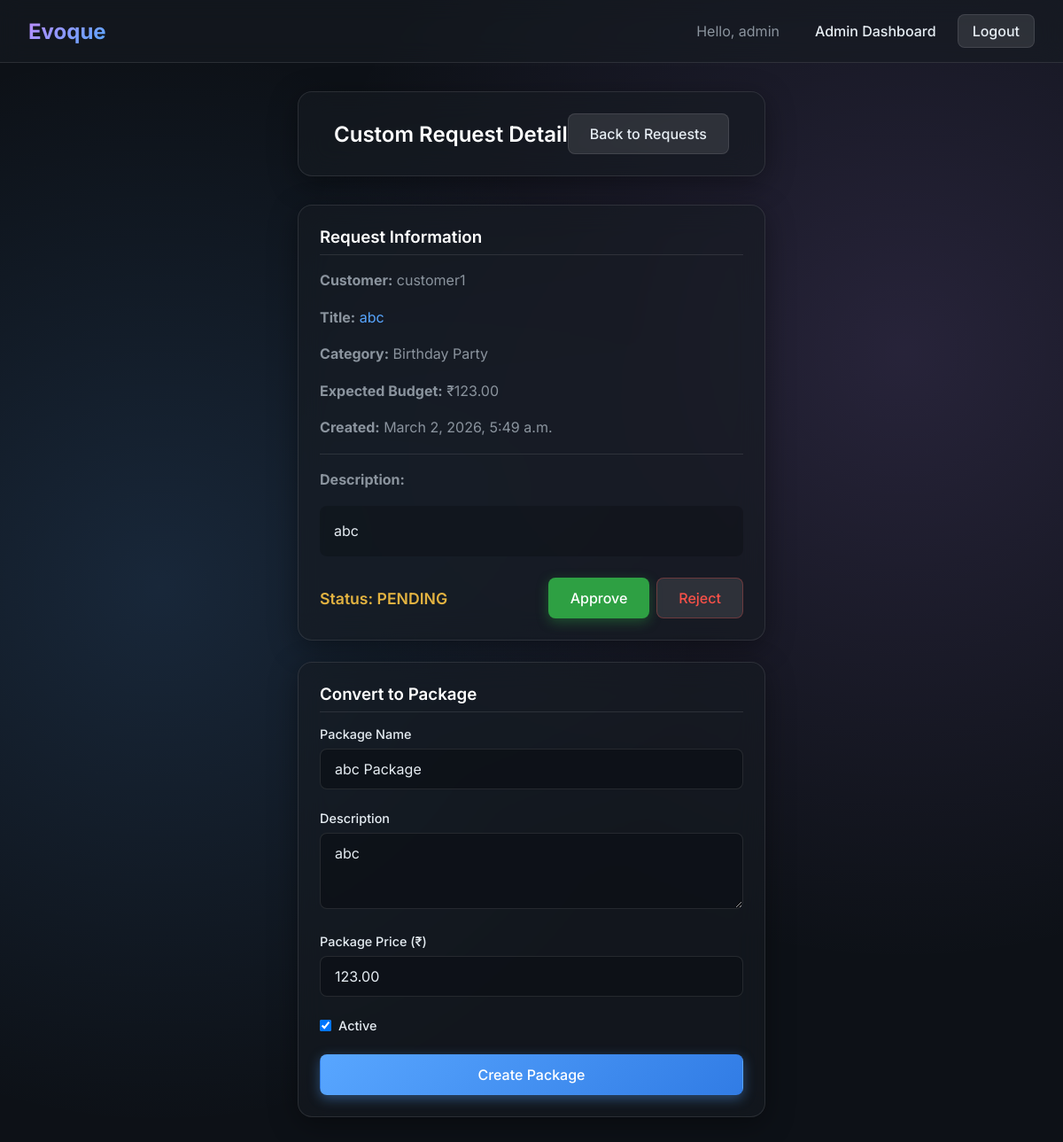
The page /admin-panel/custom-requests/3/ (signed in) on the database as committed earlier.
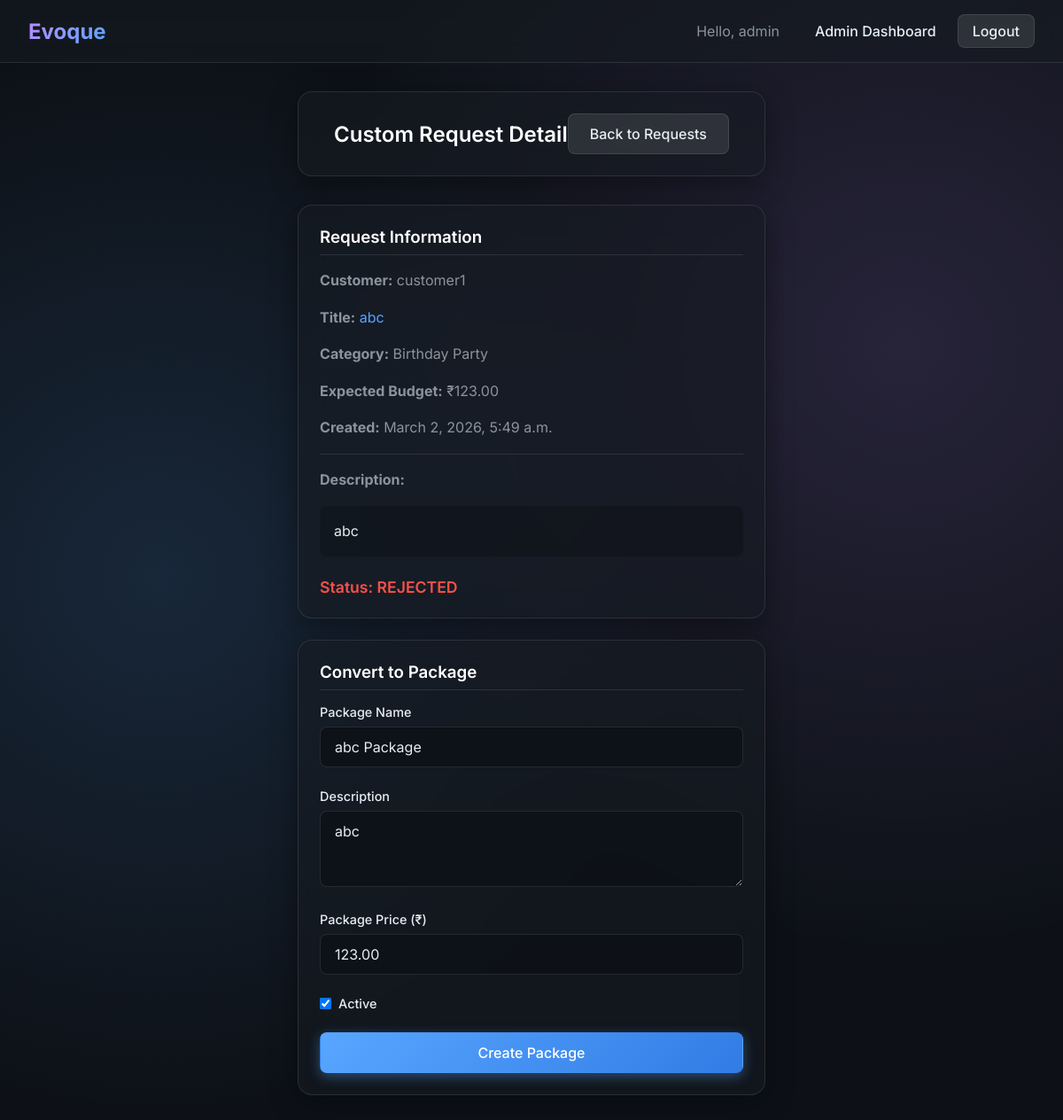
The same page on the database as committed later.
### core/models.py (models this page shows, shortened)
class CustomPackage(models.Model):
    customer=models.ForeignKey(
        User,
        on_delete=models.CASCADE,
        related_name= 'customRequests'
    )
    category=models.ForeignKey(
        Category,
        on_delete= models.CASCADE
    )
    title=models.CharField(max_length=100)
    description=models.TextField()
    expectedBudget=models.DecimalField(
        max_digits=10,
        decimal_places=2,
        null=True, blank=True
    )
    STATUS_CHOICES=(
        ('PENDING', 'Pending'),
        ('APPROVED', 'Approved'),
        ('REJECTED', 'Rejected'),
    )
    status=models.CharField(
        max_length=20,
        choices=STATUS_CHOICES,
        default='PENDING'
    )
    createdAt=models.DateTimeField(auto_now_add=True)

class Category(models.Model):
    name = models.CharField(max_length=100, unique=True)
    description = models.TextField(blank=True, null=True)
    status = models.BooleanField(default=True)

### core/views.py (the view, shortened to what this page needs)
# urls.py: path('admin-panel/custom-requests/<int:requestId>/', views.adminCustomRequestDetail, name='adminCustomRequestDetail'),
@login_required
def adminCustomRequestDetail(request, requestId):
    profile = UserProfile.objects.get(user=request.user)
    if profile.role != 'ADMIN':
        return redirect('login')
    custom_request = get_object_or_404(
        CustomPackage.objects.select_related('customer', 'category'),
        id=requestId
    )
    return render(
        request,
        'adminCustomRequestDetail.html',
        {'request_obj': custom_request}
    )

### core/templates/adminCustomRequestDetail.html (shortened to what this page needs)
{% extends 'base.html' %}
{% block content %}
<div class="glass-panel" style="margin-bottom: 2rem; padding: 1.5rem 2.5rem; display: flex; justify-content: space-between; align-items: center;">
    <h2 style="margin: 0;">Custom Request Detail</h2>
    <a href="{% url 'adminCustomRequests' %}" class="btn btn-secondary">Back to Requests</a>
</div>
<div style="display: grid; grid-template-columns: repeat(auto-fit, minmax(300px, 1fr)); gap: 1.5rem; margin-bottom: 2rem;">
    <div class="glass-panel" style="padding: 1.5rem;">
        <h3 style="border-bottom: 1px solid var(--glass-border); padding-bottom: 0.5rem; margin-bottom: 1rem;">Request Information</h3>
        <p><strong>Customer:</strong> {{ request_obj.customer.username }}</p>
        <p><strong>Title:</strong> <span style="color: var(--primary-accent);">{{ request_obj.title }}</span></p>
        <p><strong>Category:</strong> {{ request_obj.category.name }}</p>
        <p><strong>Expected Budget:</strong> ₹{{ request_obj.expectedBudget }}</p>
        <p><strong>Created:</strong> {{ request_obj.createdAt }}</p>
        <div style="margin-top: 1rem; border-top: 1px solid var(--glass-border); padding-top: 1rem;">
            <p><strong>Description:</strong></p>
            <p style="color: var(--text-color); background: rgba(0,0,0,0.2); padding: 1rem; border-radius: 8px;">{{ request_obj.description }}</p>
        </div>
        <div style="margin-top: 1.5rem; display: flex; align-items: center; justify-content: space-between;">
            <span style="font-weight: 600; font-size: 1.1rem;
                {% if request_obj.status == 'APPROVED' %}color: var(--success);
                {% elif request_obj.status == 'PENDING' %}color: #e3b341;
                {% elif request_obj.status == 'REJECTED' %}color: var(--danger);
                {% endif %}">
                Status: {{ request_obj.status }}
            </span>
            {% if request_obj.status == 'PENDING' %}
            <form method="post" style="margin: 0; display: flex; gap: 0.5rem;">
                <button type="submit" name="action" value="approve" class="btn btn-primary" style="background: var(--success); box-shadow: 0 4px 14px rgba(46,160,67,0.4);">Approve</button>
                <button type="submit" name="action" value="reject" class="btn btn-secondary" style="color: var(--danger); border-color: rgba(248,81,73,0.3);">Reject</button>
            </form>
            {% endif %}
        </div>
    </div>
    <div class="glass-panel" style="padding: 1.5rem;">
        <h3 style="border-bottom: 1px solid var(--glass-border); padding-bottom: 0.5rem; margin-bottom: 1rem;">Convert to Package</h3>
        <form method="post">
            <div class="form-group">
                <label>Package Name</label>
                <input type="text" name="name" placeholder="Package name" value="{{ request_obj.title }} Package" required>
            </div>
            <div class="form-group">
                <label>Description</label>
                <textarea name="description" placeholder="Description (optional)" rows="3">{{ request_obj.description }}</textarea>
            </div>
            <div class="form-group">
                <label>Package Price (₹)</label>
                <input type="number" name="price" step="0.01" min="0" placeholder="0.00" value="{{ request_obj.expectedBudget }}" required>
            </div>
            <div class="form-group" style="display: flex; align-items: center; gap: 0.5rem;">
                <input type="checkbox" name="status" id="status" checked style="width: auto;">
                <label for="status" style="margin: 0;">Active</label>
            </div>
            <button type="submit" class="btn btn-primary btn-block">Create Package</button>
        </form>
    </div>
</div>
{% endblock %}

Rows that differ between the two databases and show on the page:
changed CustomPackage "abc": status "PENDING" → "REJECTED"
Other text that changed with them:
text no longer shown: "Approve Reject"
